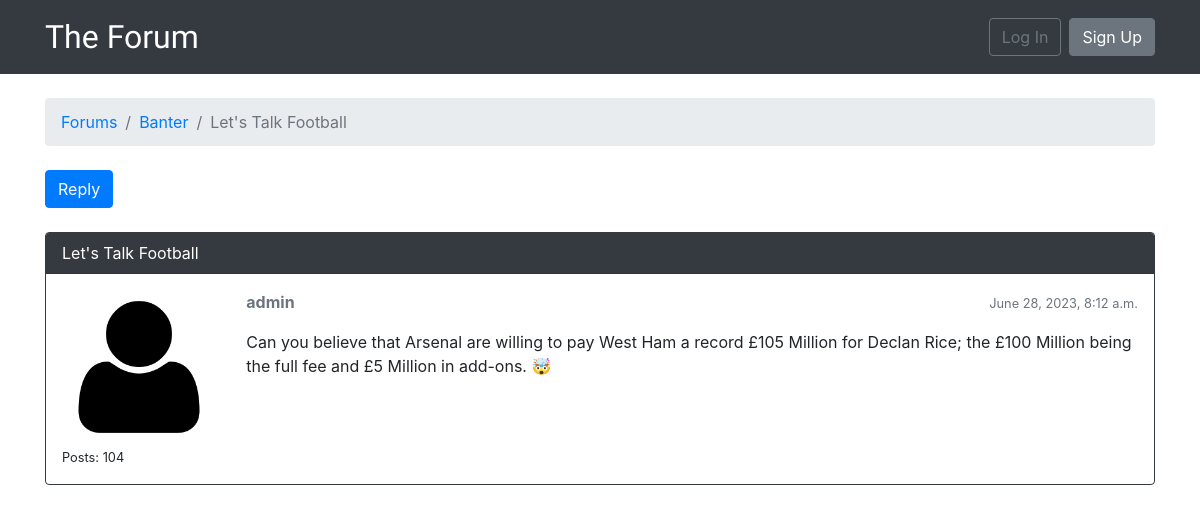
The app's page /forum/1/topics/103/, older data.
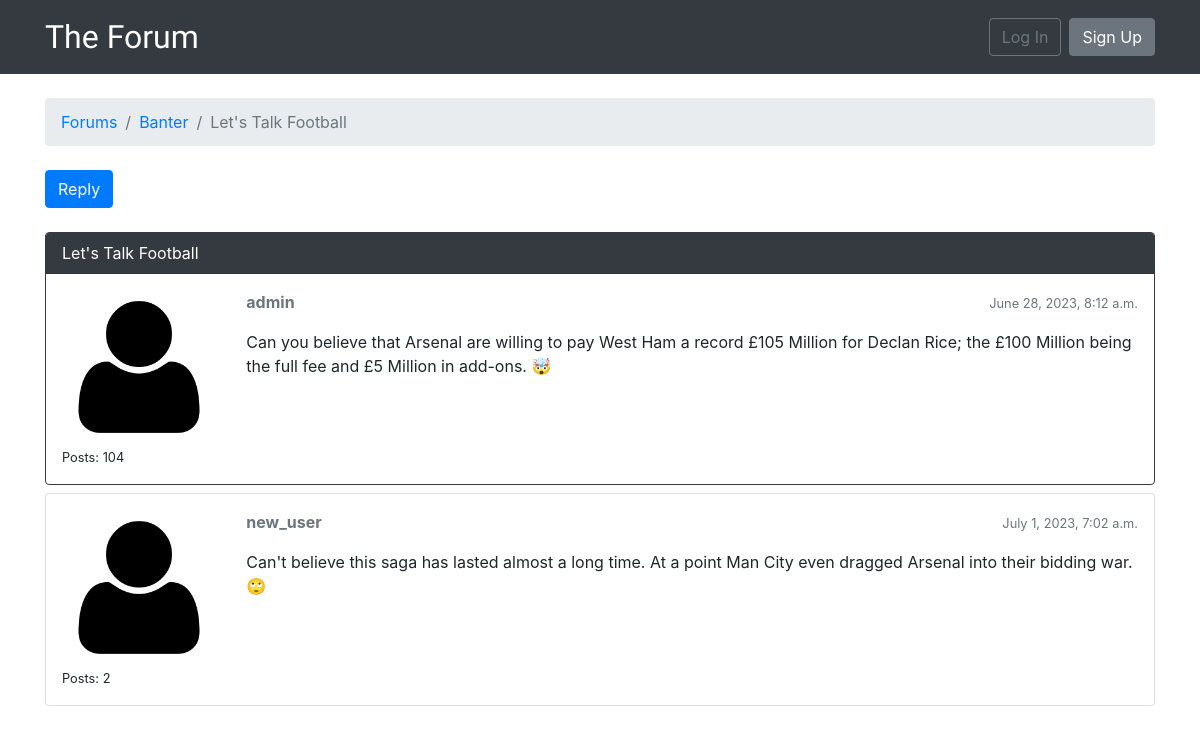
The same page, newer data.
### forum/models.py (models this page shows, shortened)
class Topic(models.Model):
    subject = models.CharField(max_length=255)
    last_updated = models.DateTimeField(auto_now_add=True)
    forum = models.ForeignKey(
        Forum, related_name='topics', on_delete=models.CASCADE)
    opener = models.ForeignKey(
        User, related_name='topics', on_delete=models.CASCADE)
    views = models.PositiveBigIntegerField(default=0)

class Forum(models.Model):
    name = models.CharField(max_length=24, unique=True)
    description = models.CharField(max_length=100)

class Post(models.Model):
    message = models.TextField(max_length=400)
    topic = models.ForeignKey(
        Topic, related_name='posts', on_delete=models.CASCADE)
    created_at = models.DateTimeField(auto_now_add=True)
    updated_at = models.DateTimeField(null=True)
    created_by = models.ForeignKey(
        User, related_name='posts', on_delete=models.CASCADE)
    updated_by = models.ForeignKey(
        User, null=True, related_name='+', on_delete=models.CASCADE)

### forum/views.py (the view)
def topic_posts(request, pk, topic_pk):
    topic = get_object_or_404(Topic, forum__pk=pk, pk=topic_pk)
    topic.views += 1
    topic.save()
    return render(request, 'topic_posts.html', {'topic': topic})

### templates/topic_posts.html (shortened to what this page needs)
{% extends 'base.html' %}
{% load static %}
{% block breadcrumb %}
    <li class="breadcrumb-item"><a href="{% url 'home' %}">Forums</a></li>
    <li class="breadcrumb-item"><a href="{% url 'forum_topics' topic.forum.pk %}">{{ topic.forum.name }}</a></li>
    <li class="breadcrumb-item active">{{ topic.subject }}</li>
{% endblock %}
{% block content %}
    <div class="mb-4">
        <a href="{% url 'reply' topic.forum.pk topic.pk %}" class="btn btn-primary" role="button">Reply</a>
    </div>
    {% for post in topic.posts.all %}
    <div class="card mb-2 {% if forloop.first %}border-dark{% endif %}">
        {% if forloop.first %}
            <div class="card-header text-white bg-dark py-2 px-3">
                {{ topic.subject}}
            </div>
        {% endif %}
        <div class="card-body p-3">
            <div class="row">
                <div class="col-2">
                    <img src="{% static 'img/user_icon.png' %}" alt="{{ post.created_by.username }}" class="w-100">
                    <small>Posts: {{ post.created_by.posts.count }}</small>
                </div>
                <div class="col-10">
                    <div class="row mb-3">
                        <div class="col-6">
                            <strong class="text-muted">{{ post.created_by.username }}</strong>
                        </div>
                        <div class="col-6 text-right">
                            <small class="text-muted">{{ post.created_at }}</small>
                        </div>
                    </div>
                    {{ post.message }}
                </div>
            </div>
        </div>
    </div>
    {% endfor %}
{% endblock %}

### templates/base.html (shortened to what this page needs)
{% load static %}<!DOCTYPE html>
<html>
    <head>
        <link rel="stylesheet" href="{% static 'css/bootstrap.min.css' %}">
        <link rel="stylesheet" href="{% static 'css/app.css' %}">
    </head>
    <body>
        {% block body %}
            <nav class="navbar navbar-expand-sm navbar-dark bg-dark">
                <div class="container">
                    <a class="navbar-brand" href="{% url 'home' %}">The Forum</a>
                    <div class="collapse navbar-collapse" id="mainMenu">
                        {% if user.is_authenticated %}
                            <ul class="navbar-nav ml-auto">
                                <li class="nav-item dropdown">
                                    <a class="nav-link" dropdown-toggle href="#" id="userMenu"
                                        data-toggle="dropdown" aria-haspopup="true" aria-expanded="false">
                                        {{ user.username }}
                                    </a>
                                    <div class="dropdown-menu dropdown-menu-right" aria-labelledby="userMenu">
                                        <a class="dropdown-item" href="#">My Account</a>
                                        <a class="dropdown-item" href="#">Change Password</a>
                                        <div class="dropdown-divider"></div>
                                        <a class="dropdown-item" href="{% url 'logout' %}">Log Out</a>
                                    </div>
                                </li>
                            </ul>
                        {% else %}
                            <form class="form-inline ml-auto">
                                <a href="{% url 'login' %}" class="btn btn-outline-secondary">Log In</a>
                                <a href="{% url 'signup' %}" class="btn btn-secondary ml-2">Sign Up</a>
                            </form>
                        {% endif %}
                    </div>
                </div>
            </nav>
            <div class="container">
                <ol class="breadcrumb my-4">
                    {% block breadcrumb %}
                    {% endblock %}
                </ol>
                {% block content %}
                {% endblock %}
            </div>
        {% endblock body %}
    </body>
</html>

### static/css/app.css (style rules this page uses)
.navbar-brand { font-family: 'Moirai One', cursive; font-size: xx-large; }

Row changes from the older to the newer data that the page shows:
added Post: created_by.posts.count "2", created_by.username "new_user", created_at "July 1, 2023, 7:02 a.m.", message "Can't believe this saga has lasted almost a long time. At a point Man City even dragged Arsenal into their bidding war. 🙄"
